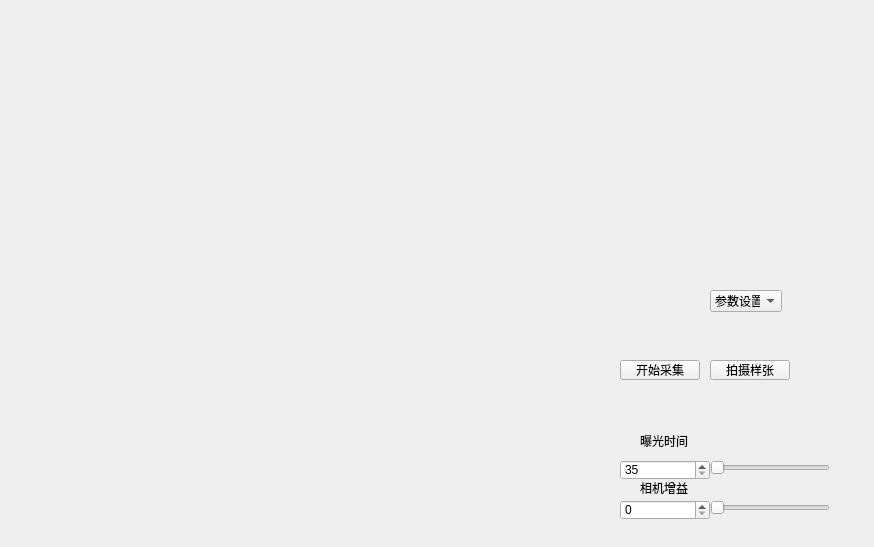
<?xml version="1.0" encoding="UTF-8"?>
<ui version="4.0">
 <class>Form_product</class>
 <widget class="QWidget" name="Form_product">
  <property name="geometry">
   <rect>
    <x>0</x>
    <y>0</y>
    <width>874</width>
    <height>547</height>
   </rect>
  </property>
  <property name="windowTitle">
   <string>Form</string>
  </property>
  <widget class="QLabel" name="image_window">
   <property name="geometry">
    <rect>
     <x>0</x>
     <y>10</y>
     <width>54</width>
     <height>12</height>
    </rect>
   </property>
   <property name="text">
    <string/>
   </property>
  </widget>
  <widget class="QLabel" name="label_exTime">
   <property name="geometry">
    <rect>
     <x>680</x>
     <y>30</y>
     <width>54</width>
     <height>12</height>
    </rect>
   </property>
   <property name="text">
    <string/>
   </property>
  </widget>
  <widget class="QLabel" name="label_Mode">
   <property name="geometry">
    <rect>
     <x>680</x>
     <y>180</y>
     <width>54</width>
     <height>12</height>
    </rect>
   </property>
   <property name="text">
    <string/>
   </property>
  </widget>
  <widget class="QLabel" name="label_CFMode">
   <property name="geometry">
    <rect>
     <x>690</x>
     <y>300</y>
     <width>54</width>
     <height>12</height>
    </rect>
   </property>
   <property name="text">
    <string/>
   </property>
  </widget>
  <widget class="QSpinBox" name="Exp_spinBox">
   <property name="geometry">
    <rect>
     <x>620</x>
     <y>460</y>
     <width>90</width>
     <height>20</height>
    </rect>
   </property>
   <property name="minimum">
    <number>35</number>
   </property>
   <property name="maximum">
    <number>350000</number>
   </property>
   <property name="singleStep">
    <number>35</number>
   </property>
   <property name="displayIntegerBase">
    <number>10</number>
   </property>
  </widget>
  <widget class="QSlider" name="Exp_horizontalSlider">
   <property name="geometry">
    <rect>
     <x>710</x>
     <y>460</y>
     <width>120</width>
     <height>16</height>
    </rect>
   </property>
   <property name="minimum">
    <number>35</number>
   </property>
   <property name="maximum">
    <number>350000</number>
   </property>
   <property name="singleStep">
    <number>35</number>
   </property>
   <property name="pageStep">
    <number>350</number>
   </property>
   <property name="orientation">
    <enum>Qt::Horizontal</enum>
   </property>
  </widget>
  <widget class="QLabel" name="explosure_label">
   <property name="geometry">
    <rect>
     <x>640</x>
     <y>430</y>
     <width>54</width>
     <height>21</height>
    </rect>
   </property>
   <property name="text">
    <string>曝光时间</string>
   </property>
  </widget>
  <widget class="QLabel" name="label">
   <property name="geometry">
    <rect>
     <x>640</x>
     <y>480</y>
     <width>61</width>
     <height>16</height>
    </rect>
   </property>
   <property name="text">
    <string>相机增益</string>
   </property>
  </widget>
  <widget class="QSpinBox" name="Gain_spinBox">
   <property name="geometry">
    <rect>
     <x>620</x>
     <y>500</y>
     <width>90</width>
     <height>20</height>
    </rect>
   </property>
   <property name="maximum">
    <number>63</number>
   </property>
   <property name="displayIntegerBase">
    <number>10</number>
   </property>
  </widget>
  <widget class="QSlider" name="Gain_horizontalSlider">
   <property name="geometry">
    <rect>
     <x>710</x>
     <y>500</y>
     <width>120</width>
     <height>16</height>
    </rect>
   </property>
   <property name="maximum">
    <number>63</number>
   </property>
   <property name="orientation">
    <enum>Qt::Horizontal</enum>
   </property>
  </widget>
  <widget class="QComboBox" name="Mode_comboBox">
   <property name="geometry">
    <rect>
     <x>710</x>
     <y>290</y>
     <width>72</width>
     <height>22</height>
    </rect>
   </property>
   <item>
    <property name="text">
     <string>参数设置</string>
    </property>
   </item>
   <item>
    <property name="text">
     <string>设置完成</string>
    </property>
   </item>
  </widget>
  <widget class="QPushButton" name="pushButton_take_photo">
   <property name="geometry">
    <rect>
     <x>710</x>
     <y>360</y>
     <width>80</width>
     <height>20</height>
    </rect>
   </property>
   <property name="text">
    <string>拍摄样张</string>
   </property>
  </widget>
  <widget class="QPushButton" name="pushButton_Start">
   <property name="geometry">
    <rect>
     <x>620</x>
     <y>360</y>
     <width>80</width>
     <height>20</height>
    </rect>
   </property>
   <property name="text">
    <string>开始采集</string>
   </property>
  </widget>
 </widget>
 <resources/>
 <connections/>
</ui>
